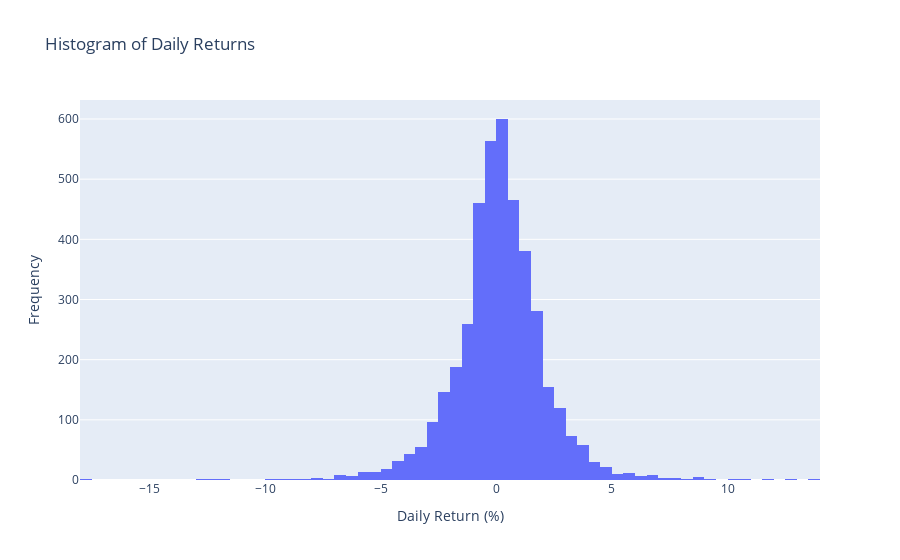

Here is the notebook cell this chart was saved with:
### Code cell
import plotly.express as px

fig = px.histogram(apple_stock, x='daily_return', nbins=100, title='Histogram of Daily Returns')
fig.update_layout(xaxis_title='Daily Return (%)', yaxis_title='Frequency')
fig.show()

#The histogram shows that the daily returns are normally distributed.
#The histogram shows that the distribution presents high kurtosis and a little bit negative skewness.

### Figure 1 — Plotly figure (JSON) as saved in the notebook; plotly's stock layout.template omitted (floating-point values rounded to 4 significant figures; data arrays with more than 128 entries replaced by an {"elided": "..."} marker saying what was removed)
{"data": [{"alignmentgroup": "True", "bingroup": "x", "hovertemplate": "daily_return=%{x}<br>count=%{y}<extra></extra>", "legendgroup": "", "marker": {"color": "#636efa", "pattern": {"shape": ""}}, "name": "", "nbinsx": 100, "offsetgroup": "", "orientation": "v", "showlegend": false, "type": "histogram", "x": {"elided": "4159 float values"}, "xaxis": "x", "yaxis": "y"}], "layout": {"barmode": "relative", "legend": {"tracegroupgap": 0}, "title": {"text": "Histogram of Daily Returns"}, "xaxis": {"anchor": "y", "domain": [0, 1], "title": {"text": "Daily Return (%)"}}, "yaxis": {"anchor": "x", "domain": [0, 1], "title": {"text": "Frequency"}}}}
